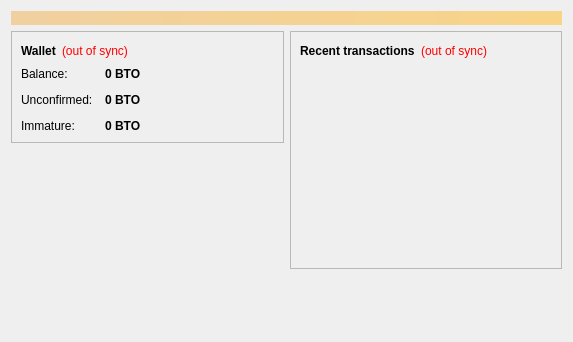
<?xml version="1.0" encoding="UTF-8"?>
<ui version="4.0">
 <class>OverviewPage</class>
 <widget class="QWidget" name="OverviewPage">
  <property name="geometry">
   <rect>
    <x>0</x>
    <y>0</y>
    <width>573</width>
    <height>342</height>
   </rect>
  </property>
  <property name="windowTitle">
   <string>Form</string>
  </property>
  <layout class="QVBoxLayout" name="topLayout">
   <item>
    <widget class="QLabel" name="labelAlerts">
     <property name="visible">
      <bool>false</bool>
     </property>
     <property name="styleSheet">
      <string notr="true">background-color: qlineargradient(x1: 0, y1: 0, x2: 1, y2: 0, stop:0 #F0D0A0, stop:1 #F8D488); color:#000000;</string>
     </property>
     <property name="wordWrap">
      <bool>true</bool>
     </property>
     <property name="margin">
      <number>3</number>
     </property>
    </widget>
   </item>
   <item>
    <layout class="QHBoxLayout" name="horizontalLayout" stretch="1,1">
     <item>
      <layout class="QVBoxLayout" name="verticalLayout_2">
       <item>
        <widget class="QFrame" name="frame">
         <property name="frameShape">
          <enum>QFrame::StyledPanel</enum>
         </property>
         <property name="frameShadow">
          <enum>QFrame::Raised</enum>
         </property>
         <layout class="QVBoxLayout" name="verticalLayout_4">
          <item>
           <layout class="QHBoxLayout" name="horizontalLayout_4">
            <item>
             <widget class="QLabel" name="label_5">
              <property name="font">
               <font>
                <weight>75</weight>
                <bold>true</bold>
               </font>
              </property>
              <property name="text">
               <string>Wallet</string>
              </property>
             </widget>
            </item>
            <item>
             <widget class="QLabel" name="labelWalletStatus">
              <property name="toolTip">
               <string>The displayed information may be out of date. Your wallet automatically synchronizes with the Bitocoin network after a connection is established, but this process has not completed yet.</string>
              </property>
              <property name="styleSheet">
               <string notr="true">QLabel { color: red; }</string>
              </property>
              <property name="text">
               <string notr="true">(out of sync)</string>
              </property>
              <property name="alignment">
               <set>Qt::AlignLeading|Qt::AlignLeft|Qt::AlignVCenter</set>
              </property>
             </widget>
            </item>
            <item>
             <spacer name="horizontalSpacer_2">
              <property name="orientation">
               <enum>Qt::Horizontal</enum>
              </property>
              <property name="sizeHint" stdset="0">
               <size>
                <width>40</width>
                <height>20</height>
               </size>
              </property>
             </spacer>
            </item>
           </layout>
          </item>
          <item>
           <layout class="QFormLayout" name="formLayout_2">
            <property name="fieldGrowthPolicy">
             <enum>QFormLayout::AllNonFixedFieldsGrow</enum>
            </property>
            <property name="horizontalSpacing">
             <number>12</number>
            </property>
            <property name="verticalSpacing">
             <number>12</number>
            </property>
            <item row="0" column="0">
             <widget class="QLabel" name="label">
              <property name="text">
               <string>Balance:</string>
              </property>
             </widget>
            </item>
            <item row="0" column="1">
             <widget class="QLabel" name="labelBalance">
              <property name="font">
               <font>
                <weight>75</weight>
                <bold>true</bold>
               </font>
              </property>
              <property name="cursor">
               <cursorShape>IBeamCursor</cursorShape>
              </property>
              <property name="toolTip">
               <string>Your current balance</string>
              </property>
              <property name="text">
               <string notr="true">0 BTO</string>
              </property>
              <property name="textInteractionFlags">
               <set>Qt::LinksAccessibleByMouse|Qt::TextSelectableByKeyboard|Qt::TextSelectableByMouse</set>
              </property>
             </widget>
            </item>
            <item row="1" column="0">
             <widget class="QLabel" name="label_3">
              <property name="text">
               <string>Unconfirmed:</string>
              </property>
             </widget>
            </item>
            <item row="1" column="1">
             <widget class="QLabel" name="labelUnconfirmed">
              <property name="font">
               <font>
                <weight>75</weight>
                <bold>true</bold>
               </font>
              </property>
              <property name="cursor">
               <cursorShape>IBeamCursor</cursorShape>
              </property>
              <property name="toolTip">
               <string>Total of transactions that have yet to be confirmed, and do not yet count toward the current balance</string>
              </property>
              <property name="text">
               <string notr="true">0 BTO</string>
              </property>
              <property name="textInteractionFlags">
               <set>Qt::LinksAccessibleByMouse|Qt::TextSelectableByKeyboard|Qt::TextSelectableByMouse</set>
              </property>
             </widget>
            </item>
            <item row="2" column="0">
             <widget class="QLabel" name="labelImmatureText">
              <property name="text">
               <string>Immature:</string>
              </property>
             </widget>
            </item>
            <item row="2" column="1">
             <widget class="QLabel" name="labelImmature">
              <property name="font">
               <font>
                <weight>75</weight>
                <bold>true</bold>
               </font>
              </property>
              <property name="toolTip">
               <string>Mined balance that has not yet matured</string>
              </property>
              <property name="text">
               <string notr="true">0 BTO</string>
              </property>
              <property name="textInteractionFlags">
               <set>Qt::LinksAccessibleByMouse|Qt::TextSelectableByKeyboard|Qt::TextSelectableByMouse</set>
              </property>
             </widget>
            </item>
           </layout>
          </item>
         </layout>
        </widget>
       </item>
       <item>
        <spacer name="verticalSpacer">
         <property name="orientation">
          <enum>Qt::Vertical</enum>
         </property>
         <property name="sizeHint" stdset="0">
          <size>
           <width>20</width>
           <height>40</height>
          </size>
         </property>
        </spacer>
       </item>
      </layout>
     </item>
     <item>
      <layout class="QVBoxLayout" name="verticalLayout_3">
       <item>
        <widget class="QFrame" name="frame_2">
         <property name="frameShape">
          <enum>QFrame::StyledPanel</enum>
         </property>
         <property name="frameShadow">
          <enum>QFrame::Raised</enum>
         </property>
         <layout class="QVBoxLayout" name="verticalLayout">
          <item>
           <layout class="QHBoxLayout" name="horizontalLayout_2">
            <item>
             <widget class="QLabel" name="label_4">
              <property name="text">
               <string>&lt;b&gt;Recent transactions&lt;/b&gt;</string>
              </property>
             </widget>
            </item>
            <item>
             <widget class="QLabel" name="labelTransactionsStatus">
              <property name="toolTip">
               <string>The displayed information may be out of date. Your wallet automatically synchronizes with the Bitocoin network after a connection is established, but this process has not completed yet.</string>
              </property>
              <property name="styleSheet">
               <string notr="true">QLabel { color: red; }</string>
              </property>
              <property name="text">
               <string notr="true">(out of sync)</string>
              </property>
              <property name="alignment">
               <set>Qt::AlignRight|Qt::AlignTrailing|Qt::AlignVCenter</set>
              </property>
             </widget>
            </item>
            <item>
             <spacer name="horizontalSpacer">
              <property name="orientation">
               <enum>Qt::Horizontal</enum>
              </property>
              <property name="sizeHint" stdset="0">
               <size>
                <width>40</width>
                <height>20</height>
               </size>
              </property>
             </spacer>
            </item>
           </layout>
          </item>
          <item>
           <widget class="QListView" name="listTransactions">
            <property name="styleSheet">
             <string notr="true">QListView { background: transparent; }</string>
            </property>
            <property name="frameShape">
             <enum>QFrame::NoFrame</enum>
            </property>
            <property name="verticalScrollBarPolicy">
             <enum>Qt::ScrollBarAlwaysOff</enum>
            </property>
            <property name="horizontalScrollBarPolicy">
             <enum>Qt::ScrollBarAlwaysOff</enum>
            </property>
            <property name="selectionMode">
             <enum>QAbstractItemView::NoSelection</enum>
            </property>
           </widget>
          </item>
         </layout>
        </widget>
       </item>
       <item>
        <spacer name="verticalSpacer_2">
         <property name="orientation">
          <enum>Qt::Vertical</enum>
         </property>
         <property name="sizeHint" stdset="0">
          <size>
           <width>20</width>
           <height>40</height>
          </size>
         </property>
        </spacer>
       </item>
      </layout>
     </item>
    </layout>
   </item>
  </layout>
 </widget>
 <resources/>
 <connections/>
</ui>
